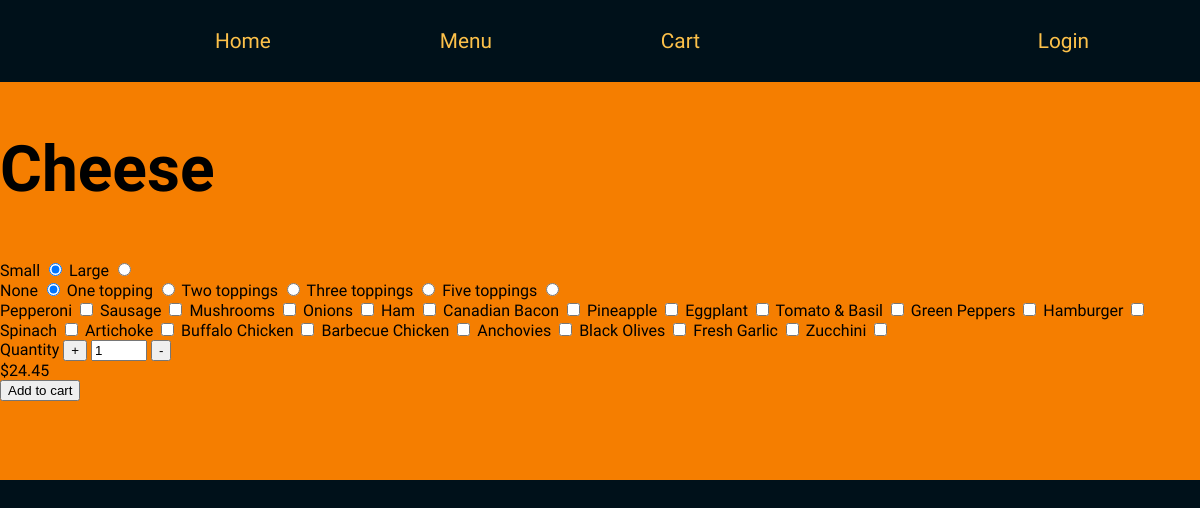
Page /pizza/Cheese on the committed database.
### orders/models.py (models this page shows)
class Toppings(models.Model):
    topping =  models.CharField( max_length = 50 )
    def __str__(self):
        return f"{self.topping}"

class Sicilian_Pizza(models.Model):
    size = models.CharField( max_length = 50, choices = Sizes)
    topping = models.CharField( max_length = 50, choices = No_of_Topping)
    price = models.DecimalField( max_digits = 10, decimal_places = 2 )
    def __str__(self):
        return f"${self.price}, {self.size}, {self.topping} "

### orders/views.py (the view)
# urls.py: path("pizza/<item_name>", views.pizza, name="pizza"),
def pizza(request, item_name):
    if item_name == "Regular Pizza":
        context = {
            "item_name": item_name,
            "category": Category.objects.get(menu__menu = "Regular Pizza").id,
            "pizza": True,
            "price": Regular_Pizza.objects.get(size = 'Small', topping = 'Cheese').price,
            "toppings": Toppings.objects.all()
        }
        print(Regular_Pizza.objects.all())
        return render(request, "orders/items.html", context)
    else:
        print(Sicilian_Pizza.objects.all())
        context = {
            "item_name": item_name,
            "category": Category.objects.get(menu__menu = "Sicilian Pizza").id,
            "pizza": True,
            "price": Sicilian_Pizza.objects.get(size = 'Small', topping = 'Cheese').price,
            "toppings": Toppings.objects.all()
        }
        return render(request, "orders/items.html", context)

### orders/templates/orders/items.html (shortened to what this page needs)
{% extends "orders/layout.html" %}
{% block content %}
<sectionn id="heading">
    <article>
        <h1 id="itemname" data-category = "{{ category }}">{{ item_name }}</h1>
       {% if subs or pizza or dinnerplatter  %}
        <div>
            <label for="size">Small</label>
            <input type="radio" name="size" class="size" value="Small"checked>
            <label for="size">Large</label>
            <input type="radio" name="size" class="size" value="Large">
        </div>
        {% endif %}
        {% if pizza %}
        <div>
            <label for="no-of-toppings">None</label>
            <input type="radio" name="no-of-toppings" class="no-of-toppings" value="Cheese" checked>
            <label for="no-of-toppings">One topping</label>
            <input type="radio" name="no-of-toppings" class="no-of-toppings" value="One">
            <label for="no-of-toppings">Two toppings</label>
            <input type="radio" name="no-of-toppings" class="no-of-toppings" value="Two">
            <label for="no-of-toppings">Three toppings</label>
            <input type="radio" name="no-of-toppings" class="no-of-toppings" value="Three">
            <label for="no-of-toppings">Five toppings</label>
            <input type="radio" name="no-of-toppings" class="no-of-toppings" value="Five">
        </div>
        <div>
            {% for topping in toppings %}
            <label>{{ topping }}</label>
            <input type="checkbox" name="topping" class="toppings" id="{{topping}}" value="{{topping}}" data-topping-id="{{topping.id}}">
            {% endfor %}
        </div>
        {% endif %}
        <div>
            <label for="quantity">Quantity</label>
            <button id="increase">+</button>
            <input type="number" id="quantity" name="quantity" min="1" max="10" value="1">
            <button id="decrease">-</button>
        </div>
        <div>
            <label id="price" data-price="{{ price }}">${{ price }}</label>
        </div>
        <div>
            <button id="add-to-cart">Add to cart</button>
        </div>
    </article>
{% endblock %}

### orders/templates/orders/layout.html (shortened to what this page needs)
{% load static %}
<!DOCTYPE html>
<html>
    <head>
        <link rel="stylesheet" href="{% static 'orders/style.css' %}">
        <link rel="stylesheet" href="{% static 'orders/index.css' %}">
        <link rel="stylesheet" href="{% static 'user/index.css' %}">
    </head>
    <body>
        <nav id="navbar">
            <ul>
                <li class="li">
                    <button>
                        <a  id="home-link" >
                            Home
                        </a>
                    </button>
                </li>
                <li class="li">
                    <button>
                        <a id="menu-link">
                            Menu
                        </a>
                    </button>
                </li>
                <li class="li">
                    <button>
                        <a id="cart-link" href="{% url 'cart' %}">
                            Cart
                        </a>
                    </button>
                </li>
                {% if user %}
                    <li class="li">
                        <button>
                        </button>
                    </li>
                {% endif %}
                <li class="li">
                    <button>
                        {% if user.username %}
                            <a  id="logout-link" href="{% url 'logout' %}">
                                Logout
                            </a>
                        {% else %}
                            <a  id="login-link" href="{% url 'login' %}">
                                Login
                            </a>
                        {% endif %}
                    </button>
                </li>
            </ul>
        </nav>
        {% block content %}
        {% endblock %}
    </body>
</html>

### orders/static/orders/style.css (style rules this page uses)
html, body { padding: 0%; margin: 0%; background-color: hsl(201, 100%, 5%); }
body { font-family: 'Julius Sans One', sans-serif; }

### orders/static/orders/index.css (style rules this page uses)
#navbar { background-color: #00111a; padding: 1%; position: fixed; top: 0; width: 100%; }
#navbar ul { width: 100%; display: flex; justify-content: space-evenly; }
#navbar li { list-style: none; display: inline-block; }
#navbar button { font-family: "Julius Sans One"; font-size: 1.3rem; background-color: transparent; border: none; }
#navbar a { font-family: "Julius Sans One"; color: #fcc14a; text-decoration: none; }
#heading { background-color: #f57e00; display: flex; justify-content: center; align-items: center; height: 60vh; }
#heading h1 { font-size: 4rem; }

### rows in the picture
Toppings: topping "Pepperoni"
Toppings: topping "Sausage"
Toppings: topping "Mushrooms"
Toppings: topping "Onions"
Toppings: topping "Ham"
Toppings: topping "Canadian Bacon"
Toppings: topping "Pineapple"
Toppings: topping "Eggplant"
Toppings: topping "Tomato & Basil"
Toppings: topping "Green Peppers"
Toppings: topping "Hamburger"
Toppings: topping "Spinach"
Toppings: topping "Artichoke"
Toppings: topping "Buffalo Chicken"
Toppings: topping "Barbecue Chicken"
Toppings: topping "Anchovies"
Toppings: topping "Black Olives"
Toppings: topping "Fresh Garlic"
Toppings: topping "Zucchini"
Sicilian_Pizza: price "24.45"

### other values in the picture
{{ item_name }} "Cheese"
